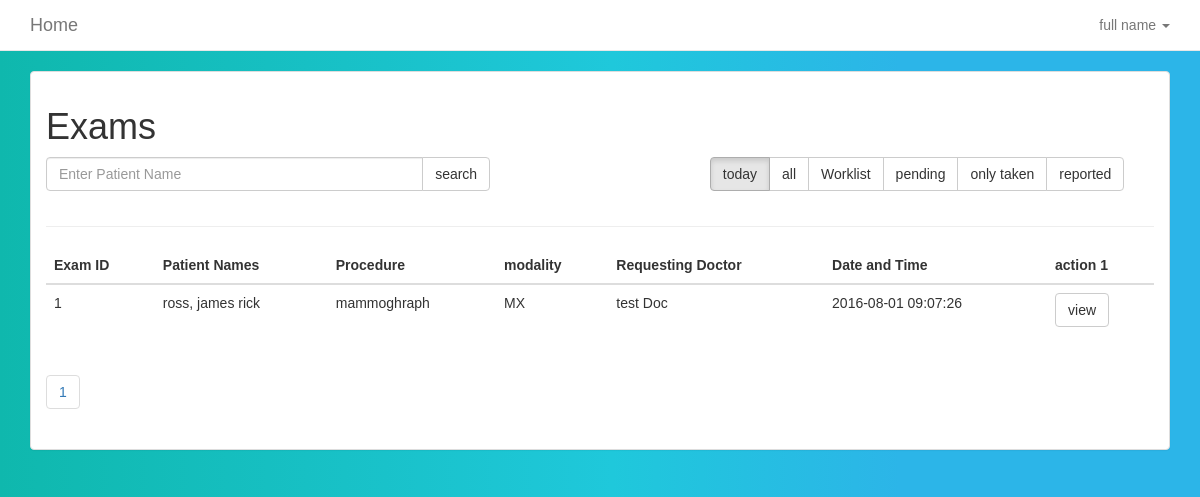
/exams (signed in), run on the app's committed database.
### tables this page shows
CREATE TABLE `exam_info` (
  `exam_id` varchar(30) NOT NULL,
  `performer_id` varchar(30) NOT NULL,
  `patient_id` varchar(30) NOT NULL,
  `req_physician` varchar(50) NOT NULL,
  `modality` varchar(2) NOT NULL,
  `exam_name` varchar(50) NOT NULL,
  `exam_reason` text NOT NULL,
  `receipt` varchar(20) NOT NULL,
  `amount` int(11) NOT NULL,
  `created_at` timestamp NOT NULL DEFAULT CURRENT_TIMESTAMP ON UPDATE CURRENT_TIMESTAMP,
  `exam_done` tinyint(4) NOT NULL,
  `report_done` tinyint(4) NOT NULL
);

CREATE TABLE `patient_details` (
  `patient_id` varchar(30) NOT NULL,
  `patient_name` varchar(50) NOT NULL,
  `birthday` date NOT NULL,
  `phonenumber` varchar(50) NOT NULL,
  `national_id` varchar(50) NOT NULL,
  `status` varchar(11) NOT NULL,
  `gender` varchar(10) NOT NULL,
  `created_at` timestamp NOT NULL DEFAULT CURRENT_TIMESTAMP
);

### app/conn_db.php (called while the page is built, shortened)
<?php
$conn = "";
function affected() {
    global $conn, $rows_affected;
    $rows_affected = mysqli_affected_rows($conn);
    if ($rows_affected < 1) {
        $error_sql ="No information added to or retreived from database. Try checking your parameters" . "<br>";
        error_handler($error_sql, mysqli_errno($conn), mysqli_error($conn));
        return 0;
    }
    else {
        return $rows_affected;
    }
}
function db_query($sql) {
    global $conn;
    $result = $conn->query($sql);
    if ($result == FALSE) {
        $error_sql = "Error querying db, check sql statement" . "<br>";
        error_handler($error_sql, mysqli_errno($conn), mysqli_error($conn));
    }
    else {
        return $result;
    }
}
?>

### views_user/exams.php (the view, shortened to what this page needs)
<?php
$page = isset($_GET['pg']) ? $_GET['pg']:1;
$misc = isset($_GET['misc']) ? $_GET['misc']:1;
switch ($misc) {
     case 1:
     $miscellaneous =" WHERE exam_info.created_at >= curdate() ";
     break;
 }
$start = ($page > 1) ?($page *12)-12 :0;
$url_search = "";
$sql_exams = "SELECT exam_info.exam_id, patient_details.patient_name, exam_info.req_physician, exam_info.exam_name, exam_info.modality, exam_info.created_at FROM exam_info INNER JOIN patient_details ON exam_info.patient_id=patient_details.patient_id" . $miscellaneous . "LIMIT {$start} , 12";
$e_count ="SELECT COUNT(*)  FROM exam_info INNER JOIN patient_details ON exam_info.patient_id=patient_details.patient_id " . $miscellaneous;
$exams = db_query($sql_exams);
?>
<div class="section">
      <div class="container">
           <div class="panel panel-default panel-faded">
                <div class="panel-body">
        <div class="row">
          <div class="col-md-12">
            <h1>Exams</h1>
          </div>
           <div class="col-md-5">
            <form role="form" method="get">
              <div class="form-group">
                <div class="input-group">
                  <input type="text" class="form-control" name="esearch" placeholder="Enter Patient Name">
                  <span class="input-group-btn">
                    <button class="btn btn-default" type="submit">search</button>
                  </span>
                </div>
              </div>
            </form>
          </div>
          <div class="col-md-offset-2 col-md-5">
            <div class="btn-group">
              <a href="<?php echo "exams?misc=1" ?>" class="btn btn-default <?php if($misc== 1)echo "active";?>"">today</a>
              <a href="<?php echo "exams?misc=2" ?>" class="btn btn-default <?php if($misc== 2)echo "active";?>">all</a>
              <a href="<?php echo "exams?misc=3" ?>" class="btn btn-default <?php if($misc== 3)echo "active";?>"">Worklist</a>
              <a href="<?php echo "exams?misc=4" ?>" class="btn btn-default <?php if($misc== 4)echo "active";?>"">pending</a>
              <a href="<?php echo "exams?misc=5" ?>" class="btn btn-default <?php if($misc== 5)echo "active";?>"">only taken</a>
              <a href="<?php echo "exams?misc=6" ?>" class="btn btn-default <?php if($misc== 6)echo "active";?>"">reported</a>
            </div>
          </div>
            </div>
            <div class="row">
          <div class="col-md-12">
            <hr>
          </div>
        </div>
            <div class="row">
      <div class="col-md-12">
        <table class="table">
          <thead>
            <tr>
              <th>Exam ID</th>
              <th>Patient Names</th>
              <th>Procedure</th>
              <th>modality</th>
              <th>Requesting Doctor</th>
              <th>Date and Time</th>
              <th>action 1</th>
            </tr>
          </thead>
          <tbody>
          <?php if($exams->num_rows > 0): ?>
            <?php while ($row = $exams->fetch_assoc()) {?>
            <tr>
            <td><?php echo $row["exam_id"]?></td>
            <td><?php echo $row["patient_name"]?></td>
            <td><?php echo $row["exam_name"]?></td>
            <td><?php echo $row["modality"]?></td>
            <td><?php echo $row["req_physician"]?></td>
            <td><?php echo $row["created_at"]?></td>
            <td><a class="btn btn-default" href="examinfo?id=<?php echo $row['exam_id'];?>">view</a></td>
            </tr>
            <?php } ?>
          <?php else: ?>
            <h3>  no results </h3>
          <?php endif; ?>
          </tbody>
        </table>
      </div>
    </div>
    <?php
          $res = db_query($e_count);
          $tot = $res->fetch_assoc();
          $tot = $tot['COUNT(*)'];
          $total = ceil($tot/12);
        ?>
        <div class="row">
        <div class="col-md-12">
        <ul class="pagination">
        <?php for($x = 1;$x <= $total ; $x++): ?>
          <li><a href="exams?pg=<?php echo $x.$url_search; ?>"><?php echo $x; ?></a></li>
        <?php endfor; ?>
        </ul>
        </div>
        </div>
      </div>
  </div>
</div>
</div>

### assets/css/style.css (style rules this page uses)
body { background:linear-gradient(90deg, #0fb8ad 0%, #1fc8db 51%, #2cb5e8 75%); font-family: Arial,sans-serif; }

### data on the page
exam_info: exam_id "1", patient.patient_name "ross, james rick", exam_name "mammoghraph", modality "MX", req_physician "test Doc", created_at "2016-08-01 09:07:26"

### other printed values
$_SESSION["full_name"] "full name"
